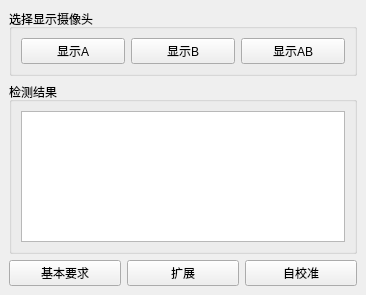
<?xml version="1.0" encoding="UTF-8"?>
<ui version="4.0">
 <class>QtWidgetsApplication1Class</class>
 <widget class="QMainWindow" name="QtWidgetsApplication1Class">
  <property name="geometry">
   <rect>
    <x>0</x>
    <y>0</y>
    <width>366</width>
    <height>295</height>
   </rect>
  </property>
  <property name="windowTitle">
   <string>QtWidgetsApplication1Class</string>
  </property>
  <widget class="QWidget" name="centralwidget">
   <layout class="QVBoxLayout" name="verticalLayout">
    <item>
     <widget class="QGroupBox" name="monitor_groupBox">
      <property name="title">
       <string>选择显示摄像头</string>
      </property>
      <layout class="QHBoxLayout" name="horizontalLayout_3">
       <item>
        <widget class="QPushButton" name="showA_pushButton">
         <property name="text">
          <string>显示A</string>
         </property>
        </widget>
       </item>
       <item>
        <widget class="QPushButton" name="showB_pushButton">
         <property name="text">
          <string>显示B</string>
         </property>
        </widget>
       </item>
       <item>
        <widget class="QPushButton" name="showAB_pushButton">
         <property name="text">
          <string>显示AB</string>
         </property>
        </widget>
       </item>
      </layout>
     </widget>
    </item>
    <item>
     <widget class="QGroupBox" name="show_groupBox">
      <property name="title">
       <string>检测结果</string>
      </property>
      <layout class="QHBoxLayout" name="horizontalLayout">
       <item>
        <widget class="QTextBrowser" name="show_textBrowser"/>
       </item>
      </layout>
     </widget>
    </item>
    <item>
     <layout class="QHBoxLayout" name="horizontalLayout_2">
      <item>
       <widget class="QPushButton" name="base_pushButton">
        <property name="text">
         <string>基本要求</string>
        </property>
       </widget>
      </item>
      <item>
       <widget class="QPushButton" name="expand_pushButton">
        <property name="text">
         <string>扩展</string>
        </property>
       </widget>
      </item>
      <item>
       <widget class="QPushButton" name="calibrate_pushButton">
        <property name="text">
         <string>自校准</string>
        </property>
       </widget>
      </item>
     </layout>
    </item>
   </layout>
  </widget>
 </widget>
 <resources/>
 <connections/>
</ui>
